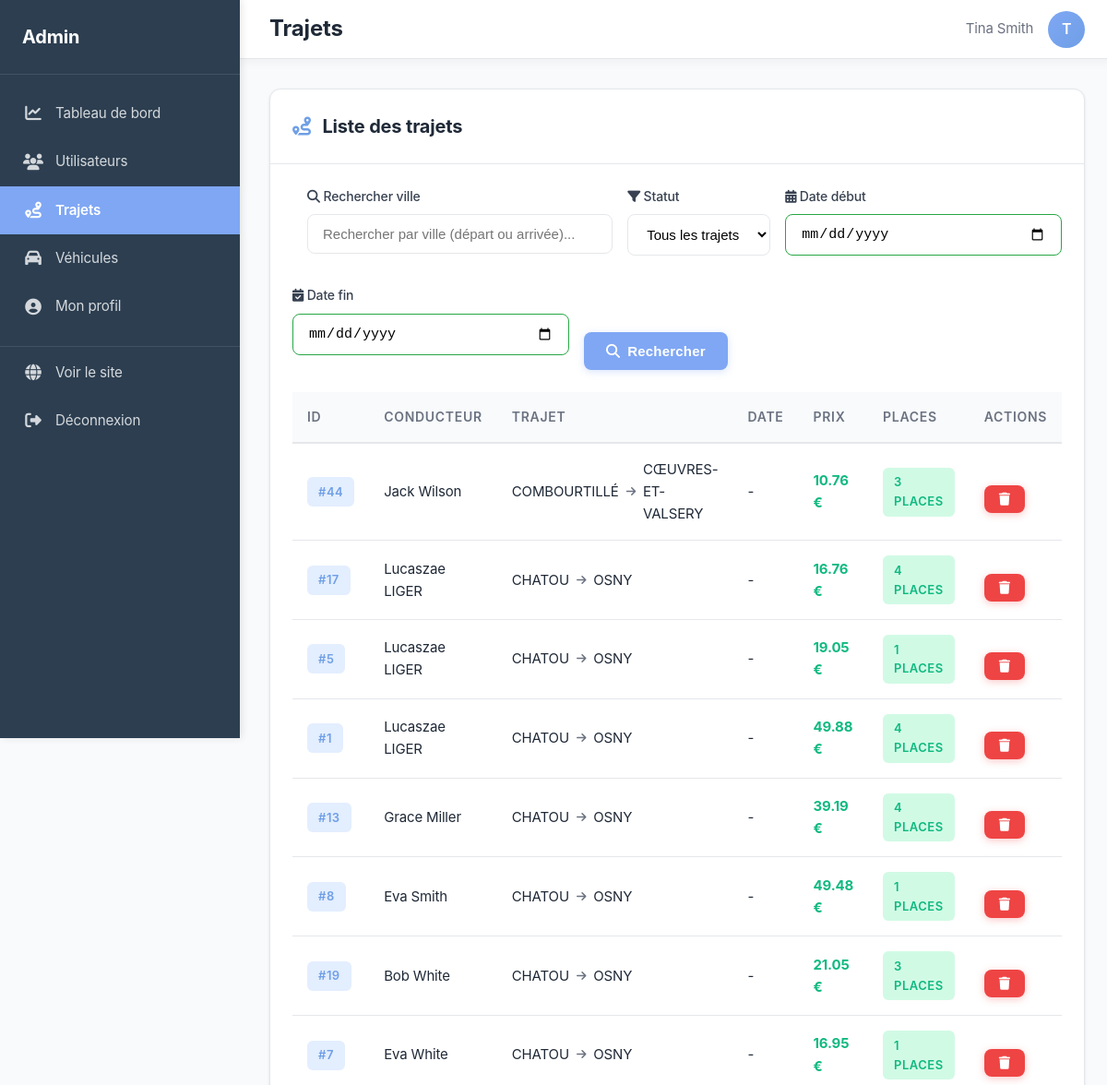
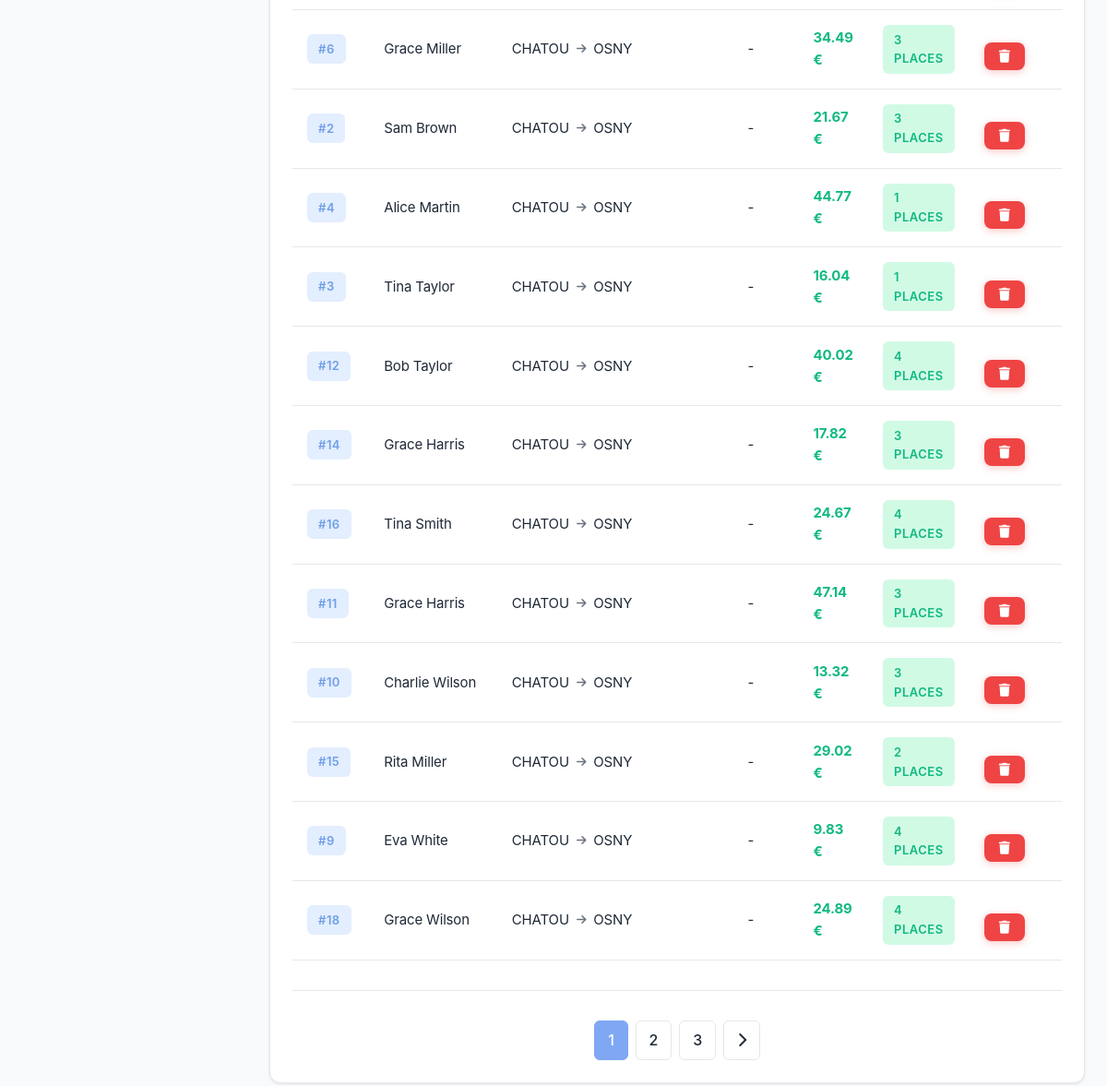
Page /index.php?action=admin_trips (signed in) on the committed database (2 pictures, top to bottom).
### tables this page shows
CREATE TABLE `carpoolings` (
  `id` bigint(20) UNSIGNED NOT NULL,
  `provider_id` bigint(20) UNSIGNED NOT NULL,
  `start_date` timestamp NOT NULL DEFAULT CURRENT_TIMESTAMP ON UPDATE CURRENT_TIMESTAMP,
  `price` float DEFAULT NULL,
  `available_places` int(11) DEFAULT NULL,
  `status` tinyint(1) DEFAULT '1',
  `start_id` bigint(20) DEFAULT NULL,
  `end_id` bigint(20) DEFAULT NULL,
  `pets_allowed` tinyint(4) NOT NULL DEFAULT '0',
  `smoker_allowed` tinyint(4) NOT NULL DEFAULT '0',
  `luggage_allowed` tinyint(4) NOT NULL DEFAULT '0'
);

CREATE TABLE `location` (
  `id` bigint(20) NOT NULL,
  `name` varchar(255) NOT NULL,
  `postal_code` varchar(5) NOT NULL,
  `x` float NOT NULL,
  `y` float NOT NULL
);

### controller/AdminControllerUnified.php (called while the page is built, shortened)
<?php
require_once __DIR__ . '/../model/AdminModelEnhanced.php';
class AdminControllerUnified {
    private $model;
    public function __construct() {
        $this->model = new AdminModelEnhanced();
    }
    public function trips() {
        $page = isset($_GET['page']) ? (int)$_GET['page'] : 1;
        $search = isset($_GET['search']) ? trim($_GET['search']) : '';
        $filter = isset($_GET['filter']) ? $_GET['filter'] : '';
        $dateFrom = isset($_GET['date_from']) ? $_GET['date_from'] : '';
        $dateTo = isset($_GET['date_to']) ? $_GET['date_to'] : '';
        $limit = 20;
        $trips = $this->model->getTrips($page, $limit, $search, $filter, $dateFrom, $dateTo);
        $totalTrips = $this->model->getTripsCount($search, $filter, $dateFrom, $dateTo);
        $totalPages = ceil($totalTrips / $limit);
        require_once __DIR__ . '/../view/admin/trips_content.php';
        require_once __DIR__ . '/../view/admin_layout.php';
    }
}

### config.php (called while the page is built, shortened)
<?php
function url($path = '') {
    $path = ltrim($path, '/');
    return BASE_URL . $path;
}

### model/Database.php (called while the page is built, shortened)
<?php
class Database {
    private static $db = null;
    private static $instance = null;
    public static function getInstance() {
        if (self::$instance === null) {
            self::$instance = new self();
        }
        return self::$instance;
    }
    public function getConnection() {
        include_once __DIR__ . '/../config.php';
        if (self::$db === null) {
            try {
                $dsn = "mysql:host=" . DB_HOST .
                       ";port=" . (defined('DB_PORT') ? DB_PORT : '3306') .
                       ";dbname=" . DB_NAME .
                       ";charset=utf8mb4";
                $options = [
                    PDO::ATTR_ERRMODE => PDO::ERRMODE_EXCEPTION,
                    PDO::ATTR_DEFAULT_FETCH_MODE => PDO::FETCH_ASSOC,
                    PDO::ATTR_EMULATE_PREPARES => false
                ];
                self::$db = new PDO($dsn, DB_USER, DB_PASS, $options);
            } catch (PDOException $e) {
                error_log("Erreur connexion BD: " . $e->getMessage());
                die("Erreur de connexion à la base de données. Veuillez réessayer plus tard.");
            }
        }
        return self::$db;
    }
    public static function getDb() {
        return self::getInstance()->getConnection();
    }
}

### model/AdminModelEnhanced.php (called while the page is built, shortened)
<?php
require_once __DIR__ . '/Database.php';
class AdminModelEnhanced {
    private $db;
    public function __construct() {
        $this->db = Database::getDb();
    }
    public function getTrips($page = 1, $limit = 20, $search = '', $filter = '', $dateFrom = '', $dateTo = '') {
        $offset = ($page - 1) * $limit;
        $sql = "SELECT
                    c.id,
                    c.start_date as departure_date,
                    c.price,
                    c.available_places as available_seats,
                    c.provider_id,
                    CONCAT(u.first_name, ' ', u.last_name) as provider_name,
                    l1.name as start_location,
                    l2.name as end_location,
                    u.car_brand as vehicle_brand,
                    u.car_model as vehicle_model,
                    (SELECT COUNT(*) FROM bookings WHERE carpooling_id = c.id) as booking_count
                FROM carpoolings c
                JOIN users u ON c.provider_id = u.id
                LEFT JOIN location l1 ON c.start_id = l1.id
                LEFT JOIN location l2 ON c.end_id = l2.id
                WHERE 1=1";
        $params = [];
        $sql .= " ORDER BY c.start_date DESC LIMIT ? OFFSET ?";
        $params[] = (int)$limit;
        $params[] = (int)$offset;
        $stmt = $this->db->prepare($sql);
        $stmt->execute($params);
        return $stmt->fetchAll(PDO::FETCH_ASSOC);
    }
    public function getTripsCount($search = '', $filter = '', $dateFrom = '', $dateTo = '') {
        $sql = "SELECT COUNT(*) as total FROM carpoolings c
                LEFT JOIN location l1 ON c.start_id = l1.id
                LEFT JOIN location l2 ON c.end_id = l2.id
                WHERE 1=1";
        $params = [];
        $stmt = $this->db->prepare($sql);
        $stmt->execute($params);
        return $stmt->fetch(PDO::FETCH_ASSOC)['total'];
    }
}

### view/admin/trips_content.php (the view, shortened to what this page needs)
<div class="data-card">
    <div class="data-card-header">
        <h2 class="data-card-title">
            <i class="fas fa-route" style="margin-right: 0.5rem; color: #6f9fe6;"></i>
            Liste des trajets
        </h2>
    </div>
    <div class="data-card-body">
        <form method="GET" action="<?= url('index.php') ?>" class="admin-filters" style="display: flex; gap: 1rem; flex-wrap: wrap; margin-bottom: 1.5rem;">
            <div style="flex: 1; min-width: 200px;">
                <label style="display: block; margin-bottom: 0.5rem; font-weight: 500; color: #374151; font-size: 0.875rem;">
                    <i class="fas fa-search"></i> Rechercher ville
                </label>
                <input type="text"
                       name="search"
                       class="admin-search-input"
                       placeholder="Rechercher par ville (départ ou arrivée)..."
                       value="<?= htmlspecialchars($search) ?>"
                       autocomplete="off"
                       data-autosuggest="cities"
                       style="width: 100%;">
            </div>
            <div style="min-width: 150px;">
                <label style="display: block; margin-bottom: 0.5rem; font-weight: 500; color: #374151; font-size: 0.875rem;">
                    <i class="fas fa-filter"></i> Statut
                </label>
                <select name="filter" class="admin-select" style="width: 100%;">
                    <option value="">Tous les trajets</option>
                </select>
            </div>
            <div style="min-width: 150px;">
                <label style="display: block; margin-bottom: 0.5rem; font-weight: 500; color: #374151; font-size: 0.875rem;">
                    <i class="fas fa-calendar-alt"></i> Date début
                </label>
                <input type="date"
                       name="date_from"
                       value="<?= htmlspecialchars($_GET['date_from'] ?? '') ?>"
                       class="admin-search-input"
                       style="width: 100%;">
            </div>
            <div style="min-width: 150px;">
                <label style="display: block; margin-bottom: 0.5rem; font-weight: 500; color: #374151; font-size: 0.875rem;">
                    <i class="fas fa-calendar-check"></i> Date fin
                </label>
                <input type="date"
                       name="date_to"
                       value="<?= htmlspecialchars($_GET['date_to'] ?? '') ?>"
                       class="admin-search-input"
                       style="width: 100%;">
            </div>
            <div style="display: flex; gap: 0.5rem; align-items: flex-end;">
                <button type="submit" class="btn btn-primary" style="white-space: nowrap;">
                    <i class="fas fa-search"></i> Rechercher
                </button>
            </div>
        </form>
        <?php if (empty($trips)): ?>
            <div class="empty-state">
                <div class="empty-state-icon"><i class="fas fa-route"></i></div>
                <div class="empty-state-title">Aucun trajet trouvé</div>
                <p><?= !empty($search) ? 'Essayez avec d\'autres mots-clés' : 'Les trajets apparaîtront ici' ?></p>
            </div>
        <?php else: ?>
            <table class="admin-table">
                <thead>
                    <tr>
                        <th>ID</th>
                        <th>Conducteur</th>
                        <th>Trajet</th>
                        <th>Date</th>
                        <th>Prix</th>
                        <th>Places</th>
                        <th>Actions</th>
                    </tr>
                </thead>
                <tbody>
                    <?php foreach ($trips as $trip): ?>
                        <tr>
                            <td><span class="badge badge-info">#<?= $trip['id'] ?></span></td>
                            <td><?= htmlspecialchars($trip['provider_name'] ?? 'N/A') ?></td>
                            <td>
                                <div style="display: flex; align-items: center; gap: 0.5rem; font-size: 0.938rem;">
                                    <span><?= htmlspecialchars($trip['start_location'] ?? 'N/A') ?></span>
                                    <i class="fas fa-arrow-right" style="font-size: 0.75rem; color: #6b7280;"></i>
                                    <span><?= htmlspecialchars($trip['end_location'] ?? 'N/A') ?></span>
                                </div>
                            </td>
                            <td>
                                <?php
                                $date = $trip['start_date'] ?? null;
                                echo $date ? date('d/m/Y H:i', strtotime($date)) : '-';
                                ?>
                            </td>
                            <td><strong style="color: #10b981;"><?= number_format($trip['price'] ?? 0, 2) ?> €</strong></td>
                            <td>
                                <span class="badge badge-success">
                                    <?= $trip['available_places'] ?? $trip['available_seats'] ?? 0 ?> places
                                </span>
                            </td>
                            <td>
                                <div class="action-buttons">
                                    <form method="POST" action="<?= url('index.php?action=admin_delete_trip') ?>" style="display: inline;">
                                        <button type="submit" class="btn btn-danger btn-sm" data-confirm="Supprimer ce trajet ?">
                                            <i class="fas fa-trash"></i>
                                        </button>
                                    </form>
                                </div>
                            </td>
                        </tr>
                    <?php endforeach; ?>
                </tbody>
            </table>
            <?php if ($totalPages > 1): ?>
                <div class="pagination">
                    <?php for ($i = 1; $i <= $totalPages; $i++): ?>
                        <?php if ($i === 1 || $i === $totalPages || abs($i - $page) <= 2): ?>
                            <a href="<?= url('index.php?action=admin_trips&page=' . $i . '&search=' . urlencode($search) . '&filter=' . urlencode($filter)) ?>"
                               class="<?= $i === $page ? 'active' : '' ?>">
                                <?= $i ?>
                            </a>
                        <?php elseif (abs($i - $page) === 3): ?>
                            <span>...</span>
                        <?php endif; ?>
                    <?php endfor; ?>
                    <?php if ($page < $totalPages): ?>
                        <a href="<?= url('index.php?action=admin_trips&page=' . ($page + 1) . '&search=' . urlencode($search) . '&filter=' . urlencode($filter)) ?>">
                            <i class="fas fa-chevron-right"></i>
                        </a>
                    <?php endif; ?>
                </div>
            <?php endif; ?>
        <?php endif; ?>
    </div>
</div>

### assets/styles/index.css (style rules this page uses)
* { box-sizing: border-box; }
body { font-family: 'Roboto', 'Inter', -apple-system, BlinkMacSystemFont, "Segoe UI", Arial, sans-serif; margin: 0; padding: 0; min-height: 100vh; display: flex; flex-direction: column; background: linear-gradient(180deg, #ffffff 0%, #f9fafb 100%); color: #1f2937; line-height: 1.6; letter-spacing: -0.01em; max-width: 100vw; overflow-x: hidden; -webkit-font-smoothing: antialiased; -moz-osx-font-smoothing: grayscale; }
a { text-decoration: none; color: inherit; }

### assets/styles/home.css (style rules this page uses)
a { text-decoration: none; color: inherit; }

### assets/styles/searchPage.css (style rules this page uses)
body { min-height: 100vh; display: flex; flex-direction: column; }

### assets/styles/form-enhancements.css (style rules this page uses)
.input-wrapper input { width: 100%; transition: all 0.3s cubic-bezier(0.4, 0, 0.2, 1); }
button[type="submit"]:not(:disabled) { position: relative; overflow: hidden; transition: all 0.3s ease; }
button[type="submit"]::before { content: ''; position: absolute; top: 50%; left: 50%; width: 0; height: 0; border-radius: 50%; background: rgba(255, 255, 255, 0.3); transform: translate(-50%, -50%); transition: width 0.6s, height 0.6s; }
input:valid:not(:placeholder-shown) { border-color: #28a745; }

### assets/styles/global-enhancements.css (style rules this page uses)
* { transition-timing-function: cubic-bezier(0.4, 0, 0.2, 1); }

### assets/styles/design-improvements.css (style rules this page uses)
button, .btn, input[type="submit"], input[type="button"] { font-weight: 700; letter-spacing: 0.2px; transition: all 0.3s cubic-bezier(0.4, 0, 0.2, 1); }
input[type="text"], input[type="email"], input[type="password"], input[type="number"], input[type="date"], input[type="time"], textarea, select { font-weight: 500; transition: all 0.3s cubic-bezier(0.4, 0, 0.2, 1); }
a { transition: all 0.2s cubic-bezier(0.4, 0, 0.2, 1); }
.badge, .pill { display: inline-flex; align-items: center; gap: 6px; padding: 6px 14px; border-radius: 20px; font-size: 12px; font-weight: 700; text-transform: uppercase; letter-spacing: 0.5px; backdrop-filter: blur(10px); animation: fadeInUp 0.4s ease-out; }

### assets/styles/custom-dialogs.css (style rules this page uses)
.btn-primary { background: linear-gradient(135deg, #7fa7f4 0%, #6f9fe6 100%); color: white; border-color: transparent; box-shadow: 0 2px 8px rgba(127, 167, 244, 0.3); }
.btn-danger { background: linear-gradient(135deg, #ef4444 0%, #dc2626 100%); color: white; border-color: transparent; box-shadow: 0 2px 8px rgba(239, 68, 68, 0.3); }

### rows in the picture
carpoolings: id "44", provider_name "Jack Wilson", start_location "COMBOURTILLÉ", end.name "CŒUVRES-ET-VALSERY", price "10.76", available_places "3"
carpoolings: id "17", provider_name "Lucaszae LIGER", start_location "CHATOU", end_location "OSNY", price "16.76", available_places "4"
carpoolings: id "5", provider_name "Lucaszae LIGER", start_location "CHATOU", end_location "OSNY", price "19.05", available_places "1"
carpoolings: id "1", provider_name "Lucaszae LIGER", start_location "CHATOU", end_location "OSNY", price "49.88", available_places "4"
carpoolings: id "13", provider_name "Grace Miller", start_location "CHATOU", end_location "OSNY", price "39.19", available_places "4"
carpoolings: id "8", provider_name "Eva Smith", start_location "CHATOU", end_location "OSNY", price "49.48", available_places "1"
carpoolings: id "19", provider_name "Bob White", start_location "CHATOU", end_location "OSNY", price "21.05", available_places "3"
carpoolings: id "7", provider_name "Eva White", start_location "CHATOU", end_location "OSNY", price "16.95", available_places "1"
carpoolings: id "6", provider_name "Grace Miller", start_location "CHATOU", end_location "OSNY", price "34.49", available_places "3"
carpoolings: id "2", provider_name "Sam Brown", start_location "CHATOU", end_location "OSNY", price "21.67", available_places "3"
carpoolings: id "4", provider_name "Alice Martin", start_location "CHATOU", end_location "OSNY", price "44.77", available_places "1"
carpoolings: id "3", provider_name "Tina Taylor", start_location "CHATOU", end_location "OSNY", price "16.04", available_places "1"
carpoolings: id "12", provider_name "Bob Taylor", start_location "CHATOU", end_location "OSNY", price "40.02", available_places "4"
carpoolings: id "14", provider_name "Grace Harris", start_location "CHATOU", end_location "OSNY", price "17.82", available_places "3"
carpoolings: id "16", provider_name "Tina Smith", start_location "CHATOU", end_location "OSNY", price "24.67", available_places "4"
carpoolings: id "11", provider_name "Grace Harris", start_location "CHATOU", end_location "OSNY", price "47.14", available_places "3"
carpoolings: id "10", provider_name "Charlie Wilson", start_location "CHATOU", end_location "OSNY", price "13.32", available_places "3"
carpoolings: id "15", provider_name "Rita Miller", start_location "CHATOU", end_location "OSNY", price "29.02", available_places "2"
carpoolings: id "9", provider_name "Eva White", start_location "CHATOU", end_location "OSNY", price "9.83", available_places "4"
carpoolings: id "18", provider_name "Grace Wilson", start_location "CHATOU", end_location "OSNY", price "24.89", available_places "4"

### other values in the picture
$pageTitle "Trajets"
$_SESSION['user_name'] "Tina Smith"
substr($_SESSION['user_name'] ?? 'A', 0, 1) "T"
